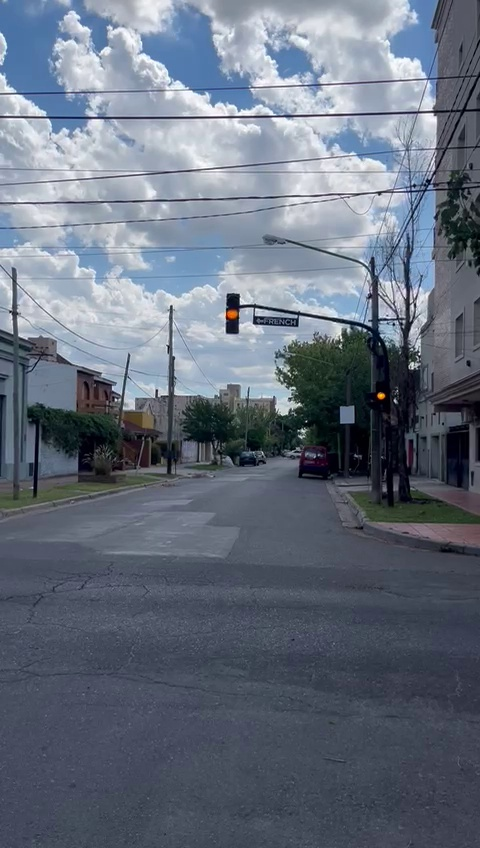
#> input picture test_nuevo_signal_id/frame_0141.jpg, 480 x 848 px
$ python crop_traffic_light.py
#> lines starting #> are read from the running program, lines starting #| are printed output that depends on the picture
import cv2
import numpy as np

# Cargar frame con amarillo real
yellow_frame = cv2.imread('frame_0141.jpg')
#> yellow_frame is the input picture: shape (848, 480, 3); mean B, G, R 125.6, 111.2, 102.1

# Recortar exactamente como indicaste:
# x: 190 a 290 (píxeles verticales/columnas)
# y: desde el centro (424) 200 píxeles para arriba = 224, y subir más

x_start, x_end = 190, 290
y_start = 424 - 200  # Centro menos 200 = 224
y_end = y_start + 60  # Agregar altura del semáforo

# Recortar semáforo
traffic_light = yellow_frame[y_start:y_end, x_start:x_end]
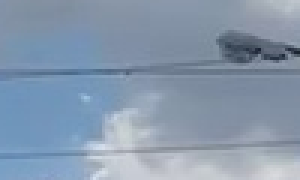
#> traffic_light: shape (60, 100, 3) (shown 3 times larger); mean B, G, R 173.4, 152.6, 134.7

# Guardar recorte
cv2.imwrite('traffic_light_crop_yellow.jpg', traffic_light)

# Analizar píxeles del semáforo recortado
print("="*60)
print("ANÁLISIS DEL SEMÁFORO RECORTADO")
print("="*60)

# Convertir a HSV
tl_hsv = cv2.cvtColor(traffic_light, cv2.COLOR_BGR2HSV)
#> tl_hsv: shape (60, 100, 3); mean H, S, V 106.6, 57.3, 173.4

# Estadísticas de toda la región del semáforo
mean_bgr = cv2.mean(traffic_light)[:3]
#> mean_bgr = (173.4, 152.6, 134.7)
mean_hsv = cv2.mean(tl_hsv)[:3]
#> mean_hsv = (106.6, 57.29, 173.4)

print(f"\n📊 Promedio TOTAL del semáforo amarillo:")
print(f"   BGR: B={mean_bgr[0]:.1f}, G={mean_bgr[1]:.1f}, R={mean_bgr[2]:.1f}")
#|    BGR: B=173.4, G=152.6, R=134.7
print(f"   HSV: H={mean_hsv[0]:.1f}, S={mean_hsv[1]:.1f}, V={mean_hsv[2]:.1f}")
#|    HSV: H=106.6, S=57.3, V=173.4

# Encontrar el píxel MÁS BRILLANTE (parte encendida del semáforo)
max_brightness_idx = np.unravel_index(tl_hsv[:, :, 2].argmax(), tl_hsv[:, :, 2].shape)
#> max_brightness_idx = (59, 31)
y_max, x_max = max_brightness_idx
#> y_max = 59; x_max = 31

pixel_bgr = traffic_light[y_max, x_max]
#> pixel_bgr = [239, 223, 210]
pixel_hsv = tl_hsv[y_max, x_max]
#> pixel_hsv = [107, 31, 239]

print(f"\n🔆 Píxel MÁS BRILLANTE (luz amarilla encendida):")
print(f"   Coordenadas en recorte: ({x_max}, {y_max})")
#|    Coordenadas en recorte: (31, 59)
print(f"   BGR: B={pixel_bgr[0]}, G={pixel_bgr[1]}, R={pixel_bgr[2]}")
#|    BGR: B=239, G=223, R=210
print(f"   HSV: H={pixel_hsv[0]}, S={pixel_hsv[1]}, V={pixel_hsv[2]}")
#|    HSV: H=107, S=31, V=239

# Región 5x5 alrededor del píxel más brillante
region_5x5 = traffic_light[max(0, y_max-2):min(traffic_light.shape[0], y_max+3),
                           max(0, x_max-2):min(traffic_light.shape[1], x_max+3)]
mean_5x5_bgr = cv2.mean(region_5x5)[:3]
#> mean_5x5_bgr = (212.7, 195.9, 183.7)

region_hsv = cv2.cvtColor(region_5x5, cv2.COLOR_BGR2HSV)
mean_5x5_hsv = cv2.mean(region_hsv)[:3]
#> mean_5x5_hsv = (107.3, 35.27, 212.7)

print(f"\n📊 Promedio 5x5 píxeles centrales (luz amarilla):")
print(f"   BGR: B={mean_5x5_bgr[0]:.1f}, G={mean_5x5_bgr[1]:.1f}, R={mean_5x5_bgr[2]:.1f}")
#|    BGR: B=212.7, G=195.9, R=183.7
print(f"   HSV: H={mean_5x5_hsv[0]:.1f}, S={mean_5x5_hsv[1]:.1f}, V={mean_5x5_hsv[2]:.1f}")
#|    HSV: H=107.3, S=35.3, V=212.7

# Hacer lo mismo con el verde
green_frame = cv2.imread('input_frames/frame_0000.jpg')
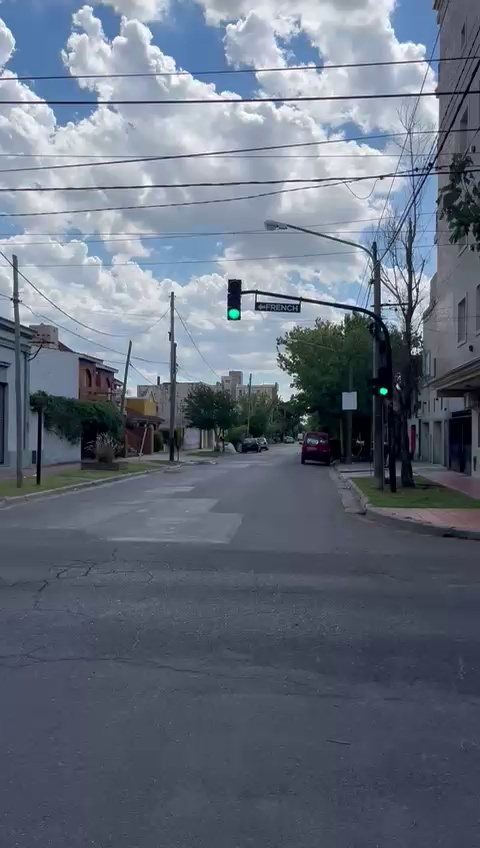
#> input picture test_nuevo_signal_id/frame_0000.jpg, 480 x 848 px, found by its file name
#> green_frame is the input picture: shape (848, 480, 3); mean B, G, R 125.9, 111.3, 102.1
if green_frame is not None:
    green_tl = green_frame[y_start:y_end, x_start:x_end]
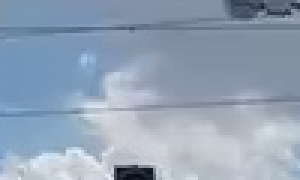
#> green_tl: shape (60, 100, 3) (shown 3 times larger); mean B, G, R 182.4, 162.9, 147.2
    cv2.imwrite('traffic_light_crop_green.jpg', green_tl)

    green_tl_hsv = cv2.cvtColor(green_tl, cv2.COLOR_BGR2HSV)
#> green_tl_hsv: shape (60, 100, 3); mean H, S, V 107.3, 51.2, 182.4
    max_green_idx = np.unravel_index(green_tl_hsv[:, :, 2].argmax(), green_tl_hsv[:, :, 2].shape)
#> max_green_idx = (52, 13)

    green_pixel_bgr = green_tl[max_green_idx]
#> green_pixel_bgr = [255, 236, 218]
    green_pixel_hsv = green_tl_hsv[max_green_idx]
#> green_pixel_hsv = [105, 37, 255]

    print(f"\n🟢 Para comparación - Verde brillante:")
    print(f"   BGR: B={green_pixel_bgr[0]}, G={green_pixel_bgr[1]}, R={green_pixel_bgr[2]}")
#|    BGR: B=255, G=236, R=218
    print(f"   HSV: H={green_pixel_hsv[0]}, S={green_pixel_hsv[1]}, V={green_pixel_hsv[2]}")
#|    HSV: H=105, S=37, V=255

print("\n" + "="*60)
print("ARCHIVOS GENERADOS:")
print("="*60)
print("✅ traffic_light_crop_yellow.jpg - Recorte del semáforo amarillo")
print("✅ traffic_light_crop_green.jpg - Recorte del semáforo verde")
print("="*60)
